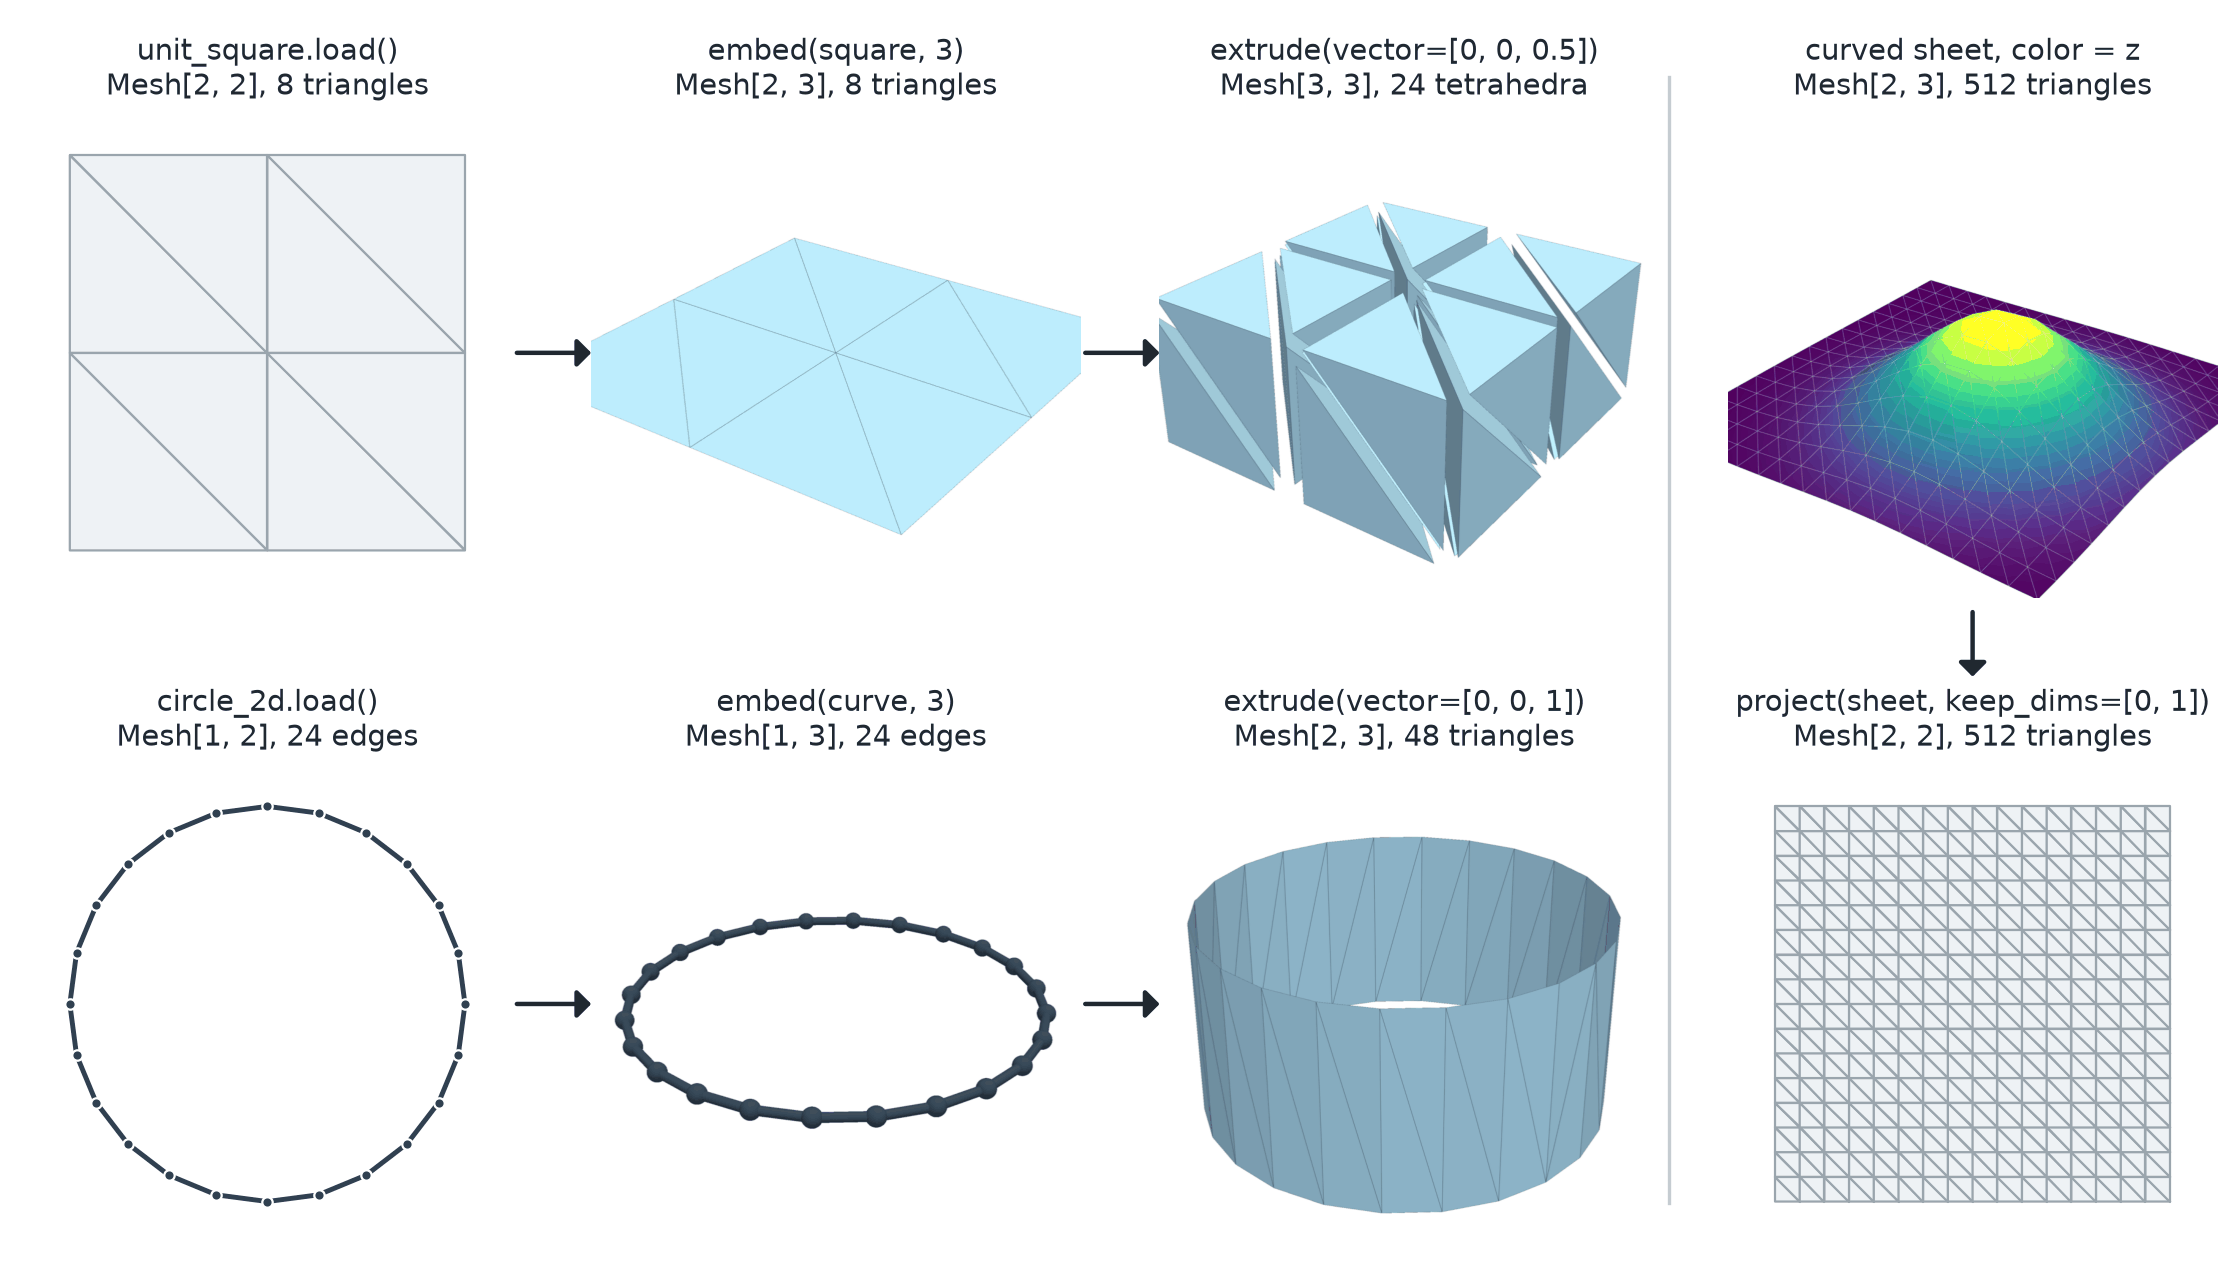

The Python source for this figure:
# SPDX-FileCopyrightText: Copyright (c) 2023 - 2026 NVIDIA CORPORATION & AFFILIATES.
# SPDX-FileCopyrightText: All rights reserved.
# SPDX-License-Identifier: Apache-2.0
#
# Licensed under the Apache License, Version 2.0 (the "License");
# you may not use this file except in compliance with the License.
# You may obtain a copy of the License at
#
# http://www.apache.org/licenses/LICENSE-2.0
#
# Unless required by applicable law or agreed to in writing, software
# distributed under the License is distributed on an "AS IS" BASIS,
# WITHOUT WARRANTIES OR CONDITIONS OF ANY KIND, either express or implied.
# See the License for the specific language governing permissions and
# limitations under the License.

"""Show how embed, extrude, and project change the dimensions of a mesh."""

from pathlib import Path

import matplotlib.pyplot as plt
import torch
from _style import (
    EDGE,
    FACE,
    FAINT_EDGE,
    SEQUENTIAL,
    SURFACE,
    SURFACE_EDGE,
    TEXT,
    clean_axis,
    mesh_label,
    render,
    save,
    spheres,
    tubes,
)
from matplotlib.collections import LineCollection, PolyCollection

from physicsnemo.mesh.io import to_pyvista
from physicsnemo.mesh.primitives.curves import circle_2d
from physicsnemo.mesh.primitives.planar import unit_square
from physicsnemo.mesh.primitives.surfaces import plane
from physicsnemo.mesh.projections import embed, extrude, project

OUTPUT = Path(__file__).parent / "projections_embed_extrude.png"

SHADED = {"color": SURFACE, "show_edges": True, "edge_color": SURFACE_EDGE}


def _draw_planar(axis, mesh):
    """Draw a planar triangle mesh or a planar curve in matplotlib."""

    points = mesh.points.numpy()
    segments = points[mesh.cells.numpy()]
    if mesh.n_manifold_dims == 2:
        axis.add_collection(
            PolyCollection(segments, facecolors=FACE, edgecolors=EDGE, linewidths=1.0)
        )
    else:
        axis.add_collection(
            LineCollection(segments, colors=SURFACE_EDGE, linewidths=2.2)
        )
        axis.scatter(
            points[:, 0],
            points[:, 1],
            s=22,
            color=SURFACE_EDGE,
            edgecolor="white",
            linewidth=1.0,
            zorder=5,
        )
    low, high = points.min(axis=0), points.max(axis=0)
    pad = 0.12 * float((high - low).max())
    clean_axis(axis, ((low[0] - pad, high[0] + pad), (low[1] - pad, high[1] + pad)))


def _arrow(axis, start, end):
    """Draw an arrow in the axes-fraction coordinates of ``axis``."""

    axis.annotate(
        "",
        xy=end,
        xytext=start,
        xycoords="axes fraction",
        arrowprops={"arrowstyle": "-|>,head_width=0.4", "color": TEXT, "lw": 2.0},
        annotation_clip=False,
    )


def main():
    """Generate the documentation image."""

    # Row 1: a planar surface gains a spatial axis, then a manifold dimension.
    square = unit_square.load(subdivisions=1)
    square_3d = embed(square, 3)
    prism = extrude(square_3d, vector=[0.0, 0.0, 0.5])

    # Row 2: a planar curve. extrude needs a 3D vector here, so embed comes first.
    curve = circle_2d.load(n_points=24)
    curve_3d = embed(curve, 3)
    tube = extrude(curve_3d, vector=[0.0, 0.0, 1.0])

    # Column 4: a curved sheet loses its height under project.
    sheet = plane.load(size=2.0, subdivisions=16)
    xy = sheet.points[:, :2]
    height = 0.55 * torch.exp(-(xy - torch.tensor([0.2, -0.1])).square().sum(-1) / 0.3)
    sheet = sheet.with_points(
        sheet.points + height[:, None] * torch.tensor([0.0, 0.0, 1.0])
    )
    shadow = project(sheet, keep_dims=[0, 1])

    sheet_pv = to_pyvista(sheet)
    sheet_pv.point_data["z"] = sheet.points[:, 2].numpy()
    images = {
        "square_3d": render([(to_pyvista(square_3d), SHADED)], zoom=1.15),
        "prism": render([(to_pyvista(prism).shrink(0.8), SHADED)], zoom=0.95),
        "curve_3d": render(
            [
                (tubes(to_pyvista(curve_3d), 0.022), {"color": SURFACE_EDGE}),
                (spheres(curve_3d.points.numpy(), 0.045), {"color": SURFACE_EDGE}),
            ],
            zoom=1.15,
        ),
        "tube": render(
            [(to_pyvista(tube).compute_normals(auto_orient_normals=True), SHADED)],
            zoom=1.15,
        ),
        "sheet": render(
            [
                (
                    sheet_pv,
                    {
                        "scalars": "z",
                        "cmap": SEQUENTIAL,
                        "show_edges": True,
                        "edge_color": FAINT_EDGE,
                        "show_scalar_bar": False,
                    },
                )
            ],
            zoom=1.2,
        ),
    }

    figure, axes = plt.subplots(
        2, 4, figsize=(14.0, 8.0), gridspec_kw={"wspace": 0.16, "hspace": 0.3}
    )
    panels = [
        (axes[0, 0], square, "unit_square.load()", "triangles"),
        (axes[0, 1], images["square_3d"], "embed(square, 3)", "triangles"),
        (axes[0, 2], images["prism"], "extrude(vector=[0, 0, 0.5])", "tetrahedra"),
        (axes[1, 0], curve, "circle_2d.load()", "edges"),
        (axes[1, 1], images["curve_3d"], "embed(curve, 3)", "edges"),
        (axes[1, 2], images["tube"], "extrude(vector=[0, 0, 1])", "triangles"),
        (axes[0, 3], images["sheet"], "curved sheet, color = z", "triangles"),
        (axes[1, 3], shadow, "project(sheet, keep_dims=[0, 1])", "triangles"),
    ]
    meshes = {
        id(axes[0, 1]): square_3d,
        id(axes[0, 2]): prism,
        id(axes[1, 1]): curve_3d,
        id(axes[1, 2]): tube,
        id(axes[0, 3]): sheet,
    }
    for axis, content, call, noun in panels:
        if hasattr(content, "points"):
            _draw_planar(axis, content)
            mesh = content
        else:
            axis.imshow(content[50:-50, 50:-50])
            axis.set_axis_off()
            mesh = meshes[id(axis)]
        axis.set_title(f"{call}\n{mesh_label(mesh, noun)}")

    for row in range(2):
        for column in range(2):
            _arrow(axes[row, column], (1.0, 0.5), (1.17, 0.5))
    _arrow(axes[0, 3], (0.5, -0.02), (0.5, -0.17))
    # A rule sets the lossy column apart from the lossless chains.
    figure.add_artist(
        plt.Line2D([0.745, 0.745], [0.06, 0.94], color=FAINT_EDGE, linewidth=1.5)
    )

    figure.subplots_adjust(left=0.01, right=0.99, bottom=0.02, top=0.92)
    save(figure, OUTPUT)


if __name__ == "__main__":
    main()
